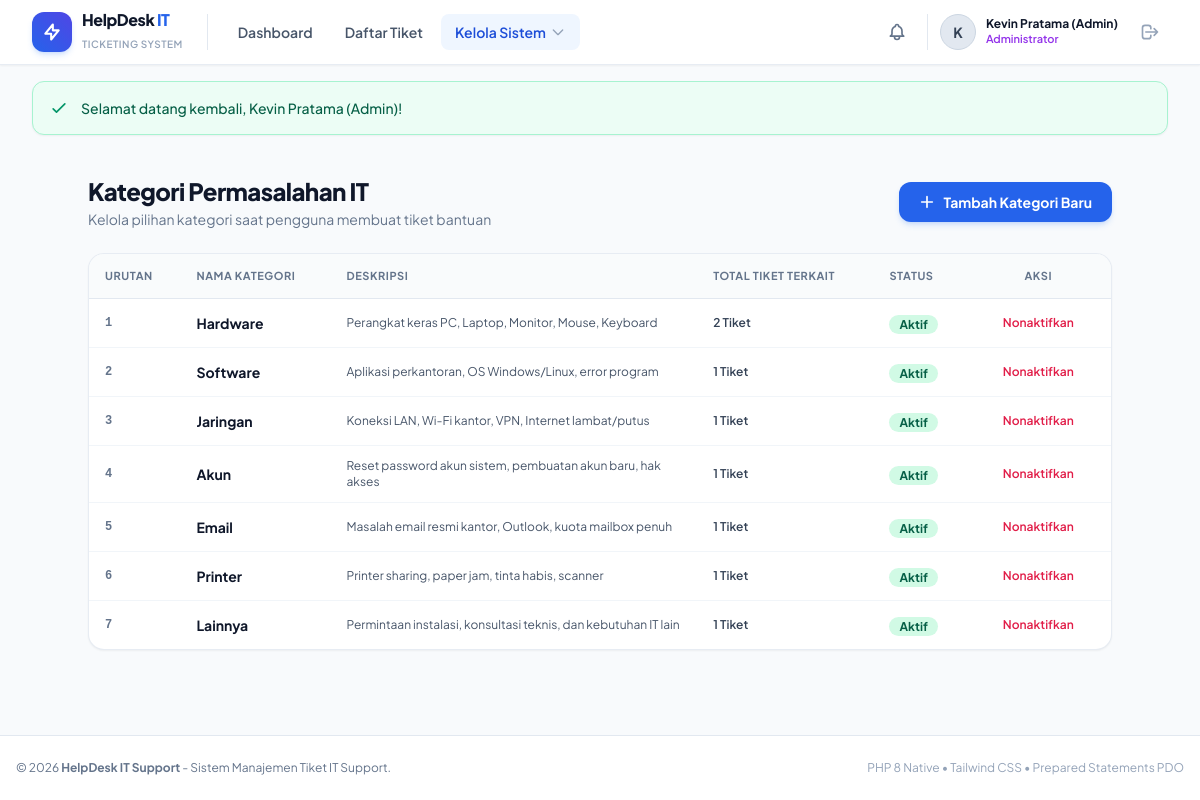
/pages/categories.php (signed in), run on the app's committed database.
### tables this page shows
CREATE TABLE `categories` (
  `id` INT UNSIGNED AUTO_INCREMENT PRIMARY KEY,
  `nama` VARCHAR(100) NOT NULL,
  `deskripsi` VARCHAR(255) DEFAULT NULL,
  `urutan` INT NOT NULL DEFAULT 0,
  `is_active` TINYINT(1) NOT NULL DEFAULT 1,
  `created_at` DATETIME NOT NULL DEFAULT CURRENT_TIMESTAMP
);

### includes/auth.php (called while the page is built, shortened)
<?php
require_once __DIR__ . '/functions.php';
function is_logged_in(): bool {
    return isset($_SESSION['user_id']) && !empty($_SESSION['user_id']);
}
function current_user(): ?array {
    return [
        'id'       => $_SESSION['user_id'],
        'nama'     => $_SESSION['user_nama'],
        'email'    => $_SESSION['user_email'],
        'role'     => $_SESSION['user_role'],
        'avatar'   => $_SESSION['user_avatar'] ?? null,
    ];
}

### includes/functions.php (called while the page is built, shortened)
<?php
function e($data): string {
    return htmlspecialchars((string)($data ?? ''), ENT_QUOTES, 'UTF-8');
}
function get_flash(): ?array {
    if (isset($_SESSION['flash'])) {
        $flash = $_SESSION['flash'];
        return $flash;
    }
    return null;
}

### pages/categories.php (the view, shortened to what this page needs)
<?php
require_once __DIR__ . '/../includes/auth.php';
require_once __DIR__ . '/../includes/functions.php';
$db = get_db();
$categories = $db->query("SELECT c.*, COUNT(t.id) AS total_tiket
                          FROM categories c
                          LEFT JOIN tickets t ON c.id = t.category_id
                          GROUP BY c.id
                          ORDER BY c.urutan ASC, c.nama ASC")->fetchAll();
include __DIR__ . '/../includes/header.php';
?>
<div class="max-w-5xl mx-auto py-6 space-y-6">
    <div class="flex flex-col sm:flex-row sm:items-center justify-between gap-4">
        <div>
            <h1 class="text-2xl font-black text-slate-900 tracking-tight">Kategori Permasalahan IT</h1>
            <p class="text-sm text-slate-500 mt-0.5">Kelola pilihan kategori saat pengguna membuat tiket bantuan</p>
        </div>
        <button type="button" onclick="document.getElementById('modalAddCat').classList.remove('hidden')"
            class="px-5 py-2.5 bg-blue-600 hover:bg-blue-700 text-white font-bold rounded-xl text-sm shadow-md shadow-blue-500/20 transition flex items-center gap-2">
            <svg class="w-4 h-4" fill="none" stroke="currentColor" viewBox="0 0 24 24"><path stroke-linecap="round" stroke-linejoin="round" stroke-width="2.5" d="M12 4v16m8-8H4"/></svg>
            Tambah Kategori Baru
        </button>
    </div>
    <div class="bg-white rounded-2xl shadow-sm border border-slate-200/80 overflow-hidden">
        <div class="overflow-x-auto">
            <table class="w-full text-left border-collapse text-sm">
                <thead>
                    <tr class="bg-slate-50/80 border-b border-slate-200 text-[11px] font-bold uppercase tracking-wider text-slate-500">
                        <th class="py-3 px-4">Urutan</th>
                        <th class="py-3 px-4">Nama Kategori</th>
                        <th class="py-3 px-4">Deskripsi</th>
                        <th class="py-3 px-4">Total Tiket Terkait</th>
                        <th class="py-3 px-4">Status</th>
                        <th class="py-3 px-4 text-center">Aksi</th>
                    </tr>
                </thead>
                <tbody class="divide-y divide-slate-100">
                    <?php foreach ($categories as $c): ?>
                    <tr class="hover:bg-slate-50 transition">
                        <td class="py-3 px-4 font-mono text-xs font-bold text-slate-500">
                            <?= $c['urutan'] ?>
                        </td>
                        <td class="py-3 px-4 font-bold text-slate-900">
                            <?= e($c['nama']) ?>
                        </td>
                        <td class="py-3 px-4 text-xs text-slate-600 max-w-xs">
                            <?= e($c['deskripsi'] ?: '-') ?>
                        </td>
                        <td class="py-3 px-4 text-xs font-semibold text-slate-700">
                            <?= $c['total_tiket'] ?> Tiket
                        </td>
                        <td class="py-3 px-4 whitespace-nowrap">
                            <?php if ($c['is_active']): ?>
                                <span class="px-2.5 py-0.5 rounded-full text-xs font-bold bg-emerald-100 text-emerald-800">Aktif</span>
                            <?php else: ?>
                                <span class="px-2.5 py-0.5 rounded-full text-xs font-bold bg-slate-100 text-slate-600">Nonaktif</span>
                            <?php endif; ?>
                        </td>
                        <td class="py-3 px-4 text-center whitespace-nowrap">
                            <form method="POST" action="" class="inline">
                                <button type="submit" class="px-3 py-1 text-xs font-semibold rounded-lg transition <?= $c['is_active'] ? 'text-rose-600 hover:bg-rose-50' : 'text-emerald-600 hover:bg-emerald-50' ?>">
                                    <?= $c['is_active'] ? 'Nonaktifkan' : 'Aktifkan' ?>
                                </button>
                            </form>
                        </td>
                    </tr>
                    <?php endforeach; ?>
                </tbody>
            </table>
        </div>
    </div>
</div>
<?php include __DIR__ . '/../includes/footer.php'; ?>

### includes/header.php (shortened to what this page needs)
<?php
require_once __DIR__ . '/auth.php';
require_once __DIR__ . '/functions.php';
$current_user = current_user();
?>
<!DOCTYPE html>
<html lang="id" class="h-full bg-slate-50">
<head>
    <script src="https://cdn.tailwindcss.com"></script>
</head>
<body class="flex flex-col min-h-full text-slate-800 antialiased">
<?php if ($current_user): ?>
<header class="sticky top-0 z-40 bg-white border-b border-slate-200/80 shadow-sm backdrop-blur-md bg-white/95">
    <div class="max-w-7xl mx-auto px-4 sm:px-6 lg:px-8">
        <div class="flex items-center justify-between h-16">
            <div class="flex items-center gap-6">
                <a href="<?= BASE_URL ?>/pages/dashboard.php" class="flex items-center gap-2.5 group">
                    <div class="w-10 h-10 rounded-xl bg-gradient-to-tr from-blue-600 to-indigo-600 text-white flex items-center justify-center font-black shadow-md shadow-blue-500/20 group-hover:scale-105 transition">
                        <svg class="w-5 h-5" fill="none" stroke="currentColor" viewBox="0 0 24 24"><path stroke-linecap="round" stroke-linejoin="round" stroke-width="2.5" d="M13 10V3L4 14h7v7l9-11h-7z"/></svg>
                    </div>
                    <div>
                        <span class="text-base font-extrabold text-slate-900 tracking-tight block leading-tight">HelpDesk <span class="text-blue-600">IT</span></span>
                        <span class="text-[10px] text-slate-400 font-semibold tracking-wider uppercase">Ticketing System</span>
                    </div>
                </a>
                <nav class="hidden md:flex items-center gap-1 pl-4 border-l border-slate-200">
                    <a href="<?= BASE_URL ?>/pages/dashboard.php" class="px-3.5 py-2 rounded-lg text-sm font-semibold transition <?= basename($_SERVER['PHP_SELF']) == 'dashboard.php' ? 'bg-blue-50 text-blue-700' : 'text-slate-600 hover:text-slate-900 hover:bg-slate-100' ?>">
                        Dashboard
                    </a>
                    <a href="<?= BASE_URL ?>/pages/tickets.php" class="px-3.5 py-2 rounded-lg text-sm font-semibold transition <?= basename($_SERVER['PHP_SELF']) == 'tickets.php' ? 'bg-blue-50 text-blue-700' : 'text-slate-600 hover:text-slate-900 hover:bg-slate-100' ?>">
                        Daftar Tiket
                    </a>
                    <?php if ($current_user['role'] === 'Admin'): ?>
                    <div class="relative group" id="adminMenuDropdown">
                        <button type="button" class="px-3.5 py-2 rounded-lg text-sm font-semibold transition flex items-center gap-1 <?= in_array(basename($_SERVER['PHP_SELF']), ['users.php', 'categories.php']) ? 'bg-blue-50 text-blue-700' : 'text-slate-600 hover:text-slate-900 hover:bg-slate-100' ?>">
                            <span>Kelola Sistem</span>
                            <svg class="w-4 h-4 text-slate-400" fill="none" stroke="currentColor" viewBox="0 0 24 24"><path stroke-linecap="round" stroke-linejoin="round" stroke-width="2" d="M19 9l-7 7-7-7"/></svg>
                        </button>
                    </div>
                    <?php endif; ?>
                </nav>
            </div>
            <div class="flex items-center gap-3">
                <a href="<?= BASE_URL ?>/pages/notifications.php" class="relative p-2 rounded-xl text-slate-500 hover:text-slate-800 hover:bg-slate-100 transition" title="Notifikasi In-App">
                </a>
                <div class="flex items-center gap-2.5 pl-3 border-l border-slate-200">
                    <div class="w-9 h-9 rounded-full bg-slate-200 flex items-center justify-center font-bold text-slate-700 text-sm overflow-hidden border border-slate-300">
                        <?= strtoupper(substr($current_user['nama'], 0, 1)) ?>
                    </div>
                    <div class="hidden sm:block text-left">
                        <span class="text-xs font-bold text-slate-900 block leading-tight"><?= e($current_user['nama']) ?></span>
                        <span class="text-[11px] font-medium text-slate-500 block">
                            <?php if ($current_user['role'] === 'Admin'): ?>
                                <span class="text-purple-600 font-semibold">Administrator</span>
                            <?php elseif ($current_user['role'] === 'IT Support'): ?>
                                <span class="text-blue-600 font-semibold">IT Support</span>
                            <?php else: ?>
                                <span class="text-emerald-600 font-semibold">User (Pegawai)</span>
                            <?php endif; ?>
                        </span>
                    </div>
                    <a href="<?= BASE_URL ?>/pages/logout.php" class="p-2 ml-1 text-slate-400 hover:text-red-600 hover:bg-red-50 rounded-xl transition" title="Logout Sesi">
                        <svg class="w-5 h-5" fill="none" stroke="currentColor" viewBox="0 0 24 24"><path stroke-linecap="round" stroke-linejoin="round" stroke-width="2" d="M17 16l4-4m0 0l-4-4m4 4H7m6 4v1a3 3 0 01-3 3H6a3 3 0 01-3-3V7a3 3 0 013-3h4a3 3 0 013 3v1"/></svg>
                    </a>
                </div>
            </div>
        </div>
    </div>
</header>
<?php endif; ?>
<main class="flex-1">
    <div class="max-w-7xl mx-auto px-4 sm:px-6 lg:px-8 pt-4">
        <?php $flash = get_flash(); if ($flash): ?>
        <div class="mb-4 p-4 rounded-xl text-sm font-medium flex items-center gap-3 border shadow-sm transition
            <?php
            switch ($flash['type']) {
                case 'success':
                    echo 'bg-emerald-50 text-emerald-800 border-emerald-200';
                    break;
            }
            ?>">
            <?php if ($flash['type'] === 'success'): ?>
                <svg class="w-5 h-5 text-emerald-600 shrink-0" fill="none" stroke="currentColor" viewBox="0 0 24 24"><path stroke-linecap="round" stroke-linejoin="round" stroke-width="2" d="M5 13l4 4L19 7"/></svg>
            <?php elseif ($flash['type'] === 'error'): ?>
                <svg class="w-5 h-5 text-red-600 shrink-0" fill="none" stroke="currentColor" viewBox="0 0 24 24"><path stroke-linecap="round" stroke-linejoin="round" stroke-width="2" d="M6 18L18 6M6 6l12 12"/></svg>
            <?php else: ?>
                <svg class="w-5 h-5 text-blue-600 shrink-0" fill="none" stroke="currentColor" viewBox="0 0 24 24"><path stroke-linecap="round" stroke-linejoin="round" stroke-width="2" d="M13 16h-1v-4h-1m1-4h.01M21 12a9 9 0 11-18 0 9 9 0 0118 0z"/></svg>
            <?php endif; ?>
            <div class="flex-1"><?= e($flash['message']) ?></div>
        </div>
        <?php endif; ?>
    </div>

### includes/footer.php (shortened to what this page needs)
</main>
<footer class="bg-white border-t border-slate-200 mt-12 py-6 text-center text-xs text-slate-500">
    <div class="max-w-7xl mx-auto px-4 flex flex-col sm:flex-row items-center justify-between gap-3">
        <p>&copy; <?= date('Y') ?> <strong><?= APP_NAME ?></strong> - Sistem Manajemen Tiket IT Support.</p>
        <p class="text-slate-400">PHP 8 Native &bull; Tailwind CSS &bull; Prepared Statements PDO</p>
    </div>
</footer>
</body>
</html>

### includes/header.php (style rules this page uses)
body { font-family: 'Plus Jakarta Sans', sans-serif; }

### data on the page
categories: urutan "1", nama "Hardware", deskripsi "Perangkat keras PC, Laptop, Monitor, Mouse, Keyboard", total_tiket "2", is_active "Aktif"
categories: urutan "2", nama "Software", deskripsi "Aplikasi perkantoran, OS Windows/Linux, error program", total_tiket "1", is_active "Aktif"
categories: urutan "3", nama "Jaringan", deskripsi "Koneksi LAN, Wi-Fi kantor, VPN, Internet lambat/putus", total_tiket "1", is_active "Aktif"
categories: urutan "4", nama "Akun", deskripsi "Reset password akun sistem, pembuatan akun baru, hak akses", total_tiket "1", is_active "Aktif"
categories: urutan "5", nama "Email", deskripsi "Masalah email resmi kantor, Outlook, kuota mailbox penuh", total_tiket "1", is_active "Aktif"
categories: urutan "6", nama "Printer", deskripsi "Printer sharing, paper jam, tinta habis, scanner", total_tiket "1", is_active "Aktif"
categories: urutan "7", nama "Lainnya", deskripsi "Permintaan instalasi, konsultasi teknis, dan kebutuhan IT lain", total_tiket "1", is_active "Aktif"

### other printed values
substr($current_user['nama'], 0, 1) "K"
$current_user['nama'] "Kevin Pratama (Admin)"
$flash['message'] "Selamat datang kembali, Kevin Pratama (Admin)!"
APP_NAME "HelpDesk IT Support"
